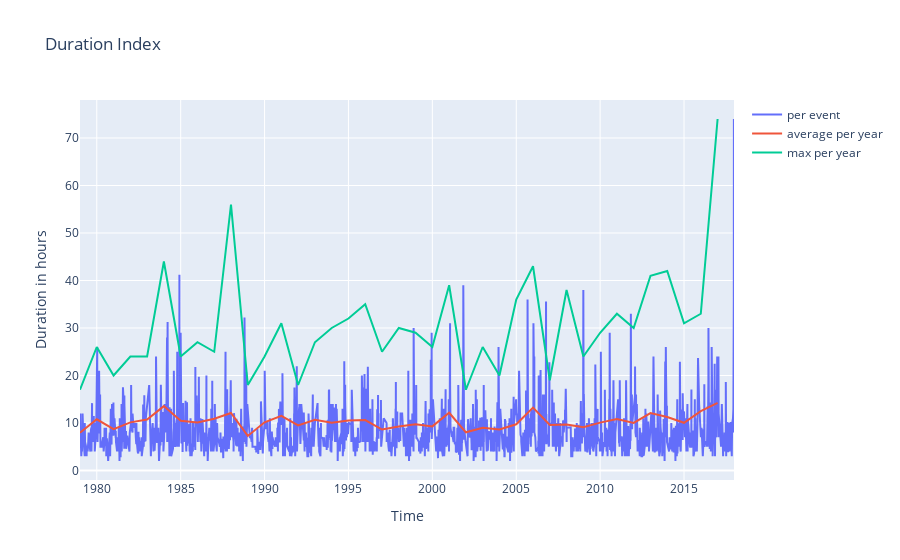

The code cell stored with this chart in its notebook:
### Code cell
x = events_mean.date
y = events_mean.event_length

x_avg = avg_duration.event_year
y_avg = avg_duration.event_length

x_max = max_duration.event_year
y_max = max_duration.event_length

fig = go.Figure()
fig.add_trace(go.Scatter(x=x, y=y,name='per event'))
fig.add_trace(go.Scatter(x=x_avg, y=y_avg,name='average per year'))
fig.add_trace(go.Scatter(x=x_max, y=y_max,name='max per year'))
fig.update_layout(title_text="Duration Index")
fig.update_xaxes(title_text='Time')
fig.update_yaxes(title_text='Duration in hours')
fig.show()

### Figure 1 — Plotly figure (JSON) as saved in the notebook; plotly's stock layout.template omitted (floating-point values rounded to 4 significant figures; data arrays with more than 128 entries replaced by an {"elided": "..."} marker saying what was removed)
{"data": [{"name": "per event", "type": "scatter", "x": {"elided": "2700 str values"}, "y": {"elided": "2700 float values"}}, {"name": "average per year", "type": "scatter", "x": [1979, 1980, 1981, 1982, 1983, 1984, 1985, 1986, 1987, 1988, 1989, 1990, 1991, 1992, 1993, 1994, 1995, 1996, 1997, 1998, 1999, 2000, 2001, 2002, 2003, 2004, 2005, 2006, 2007, 2008, 2009, 2010, 2011, 2012, 2013, 2014, 2015, 2016, 2017], "y": [7.945, 10.78, 8.707, 10.13, 10.73, 13.55, 10.46, 10.09, 10.89, 12.12, 7.282, 10.16, 11.5, 9.482, 10.69, 10.07, 10.54, 10.62, 8.624, 9.284, 9.723, 9.287, 12.16, 8.046, 9.017, 8.657, 9.732, 13.24, 9.604, 9.68, 9.114, 10.08, 10.83, 10.02, 12.09, 11.27, 10.04, 12.49, 14.22]}, {"name": "max per year", "type": "scatter", "x": [1979, 1980, 1981, 1982, 1983, 1984, 1985, 1986, 1987, 1988, 1989, 1990, 1991, 1992, 1993, 1994, 1995, 1996, 1997, 1998, 1999, 2000, 2001, 2002, 2003, 2004, 2005, 2006, 2007, 2008, 2009, 2010, 2011, 2012, 2013, 2014, 2015, 2016, 2017], "y": [17, 26, 20, 24, 24, 44, 24, 27, 25, 56, 18, 24, 31, 18, 27, 30, 32, 35, 25, 30, 29, 26, 39, 17, 26, 20, 36, 43, 19, 38, 24, 29, 33, 30, 41, 42, 31, 33, 74]}], "layout": {"title": {"text": "Duration Index"}, "xaxis": {"title": {"text": "Time"}}, "yaxis": {"title": {"text": "Duration in hours"}}}}
